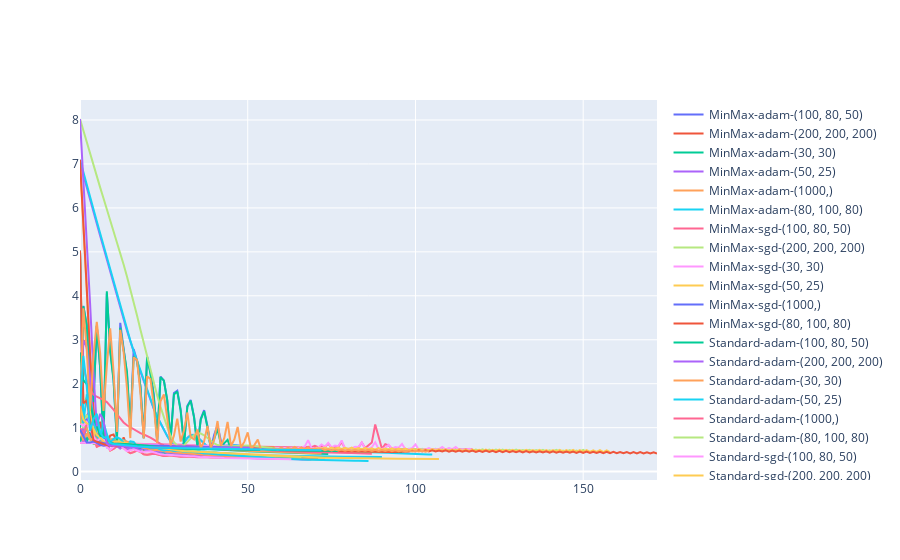

Here is the notebook cell this chart was saved with:
### Code cell
fig = go.Figure()
for key in loss_curves.keys():
    fig.add_trace(go.Line(x=list(range(len(loss_curves[key]))),
                           y=loss_curves[key],
                           name=key))
fig.update_layout({"height": 700})
fig.show()
